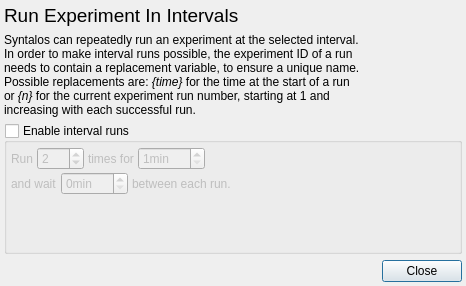
<?xml version="1.0" encoding="UTF-8"?>
<ui version="4.0">
 <class>IntervalRunDialog</class>
 <widget class="QDialog" name="IntervalRunDialog">
  <property name="geometry">
   <rect>
    <x>0</x>
    <y>0</y>
    <width>466</width>
    <height>286</height>
   </rect>
  </property>
  <property name="windowTitle">
   <string>Interval Run Configuration</string>
  </property>
  <property name="windowIcon">
   <iconset theme="view-time-schedule-edit"/>
  </property>
  <layout class="QVBoxLayout" name="verticalLayout">
   <property name="spacing">
    <number>6</number>
   </property>
   <property name="leftMargin">
    <number>4</number>
   </property>
   <property name="topMargin">
    <number>4</number>
   </property>
   <property name="rightMargin">
    <number>4</number>
   </property>
   <property name="bottomMargin">
    <number>4</number>
   </property>
   <item>
    <widget class="QLabel" name="label">
     <property name="font">
      <font>
       <pointsize>14</pointsize>
      </font>
     </property>
     <property name="text">
      <string>Run Experiment In Intervals</string>
     </property>
    </widget>
   </item>
   <item>
    <widget class="QLabel" name="label_2">
     <property name="text">
      <string>&lt;html&gt;
Syntalos can repeatedly run an experiment at the selected interval.&lt;br/&gt;
In order to make interval runs possible, the experiment ID of a run&lt;br/&gt;
needs to contain a replacement variable, to ensure a unique name.&lt;br/&gt;
Possible replacements are: &lt;span style=&quot; font-style:italic;&quot;&gt;{time}&lt;/span&gt; for the time at the start of a run&lt;br&gt;
or &lt;span style=&quot; font-style:italic;&quot;&gt;{n} &lt;/span&gt;for the current experiment run number, starting at 1 and&lt;br/&gt;
increasing with each successful run.
&lt;/html&gt;</string>
     </property>
    </widget>
   </item>
   <item>
    <widget class="QGroupBox" name="ivrGroupBox">
     <property name="sizePolicy">
      <sizepolicy hsizetype="Expanding" vsizetype="Expanding">
       <horstretch>0</horstretch>
       <verstretch>0</verstretch>
      </sizepolicy>
     </property>
     <property name="title">
      <string>Enable interval runs</string>
     </property>
     <property name="flat">
      <bool>true</bool>
     </property>
     <property name="checkable">
      <bool>true</bool>
     </property>
     <property name="checked">
      <bool>false</bool>
     </property>
     <layout class="QVBoxLayout" name="verticalLayout_2">
      <property name="spacing">
       <number>2</number>
      </property>
      <property name="leftMargin">
       <number>4</number>
      </property>
      <property name="topMargin">
       <number>4</number>
      </property>
      <property name="rightMargin">
       <number>4</number>
      </property>
      <property name="bottomMargin">
       <number>4</number>
      </property>
      <item>
       <widget class="QWidget" name="widget" native="true">
        <layout class="QHBoxLayout" name="horizontalLayout_2">
         <property name="spacing">
          <number>4</number>
         </property>
         <property name="leftMargin">
          <number>0</number>
         </property>
         <property name="topMargin">
          <number>0</number>
         </property>
         <property name="rightMargin">
          <number>0</number>
         </property>
         <property name="bottomMargin">
          <number>0</number>
         </property>
         <item>
          <widget class="QLabel" name="label_3">
           <property name="text">
            <string>Run</string>
           </property>
          </widget>
         </item>
         <item>
          <widget class="QSpinBox" name="spinBoxRunsN">
           <property name="minimum">
            <number>1</number>
           </property>
           <property name="maximum">
            <number>999</number>
           </property>
           <property name="value">
            <number>2</number>
           </property>
          </widget>
         </item>
         <item>
          <widget class="QLabel" name="label_4">
           <property name="text">
            <string>times for</string>
           </property>
          </widget>
         </item>
         <item>
          <widget class="QSpinBox" name="spinBoxDuration">
           <property name="suffix">
            <string>min</string>
           </property>
           <property name="minimum">
            <number>1</number>
           </property>
           <property name="maximum">
            <number>999</number>
           </property>
          </widget>
         </item>
         <item>
          <spacer name="horizontalSpacer">
           <property name="orientation">
            <enum>Qt::Horizontal</enum>
           </property>
           <property name="sizeHint" stdset="0">
            <size>
             <width>40</width>
             <height>20</height>
            </size>
           </property>
          </spacer>
         </item>
        </layout>
       </widget>
      </item>
      <item>
       <widget class="QWidget" name="widget_2" native="true">
        <layout class="QHBoxLayout" name="horizontalLayout">
         <property name="spacing">
          <number>4</number>
         </property>
         <property name="leftMargin">
          <number>0</number>
         </property>
         <property name="topMargin">
          <number>0</number>
         </property>
         <property name="rightMargin">
          <number>0</number>
         </property>
         <property name="bottomMargin">
          <number>0</number>
         </property>
         <item>
          <widget class="QLabel" name="label_5">
           <property name="text">
            <string>and wait</string>
           </property>
          </widget>
         </item>
         <item>
          <widget class="QSpinBox" name="spinBoxDelay">
           <property name="suffix">
            <string>min</string>
           </property>
           <property name="maximum">
            <number>999</number>
           </property>
          </widget>
         </item>
         <item>
          <widget class="QLabel" name="label_6">
           <property name="text">
            <string>between each run.</string>
           </property>
          </widget>
         </item>
         <item>
          <spacer name="horizontalSpacer_2">
           <property name="orientation">
            <enum>Qt::Horizontal</enum>
           </property>
           <property name="sizeHint" stdset="0">
            <size>
             <width>40</width>
             <height>20</height>
            </size>
           </property>
          </spacer>
         </item>
        </layout>
       </widget>
      </item>
      <item>
       <spacer name="verticalSpacer">
        <property name="orientation">
         <enum>Qt::Vertical</enum>
        </property>
        <property name="sizeHint" stdset="0">
         <size>
          <width>20</width>
          <height>26</height>
         </size>
        </property>
       </spacer>
      </item>
     </layout>
    </widget>
   </item>
   <item>
    <widget class="QDialogButtonBox" name="buttonBox">
     <property name="orientation">
      <enum>Qt::Horizontal</enum>
     </property>
     <property name="standardButtons">
      <set>QDialogButtonBox::Close</set>
     </property>
    </widget>
   </item>
  </layout>
 </widget>
 <resources/>
 <connections>
  <connection>
   <sender>buttonBox</sender>
   <signal>accepted()</signal>
   <receiver>IntervalRunDialog</receiver>
   <slot>accept()</slot>
   <hints>
    <hint type="sourcelabel">
     <x>248</x>
     <y>254</y>
    </hint>
    <hint type="destinationlabel">
     <x>157</x>
     <y>274</y>
    </hint>
   </hints>
  </connection>
  <connection>
   <sender>buttonBox</sender>
   <signal>rejected()</signal>
   <receiver>IntervalRunDialog</receiver>
   <slot>reject()</slot>
   <hints>
    <hint type="sourcelabel">
     <x>316</x>
     <y>260</y>
    </hint>
    <hint type="destinationlabel">
     <x>286</x>
     <y>274</y>
    </hint>
   </hints>
  </connection>
 </connections>
</ui>
